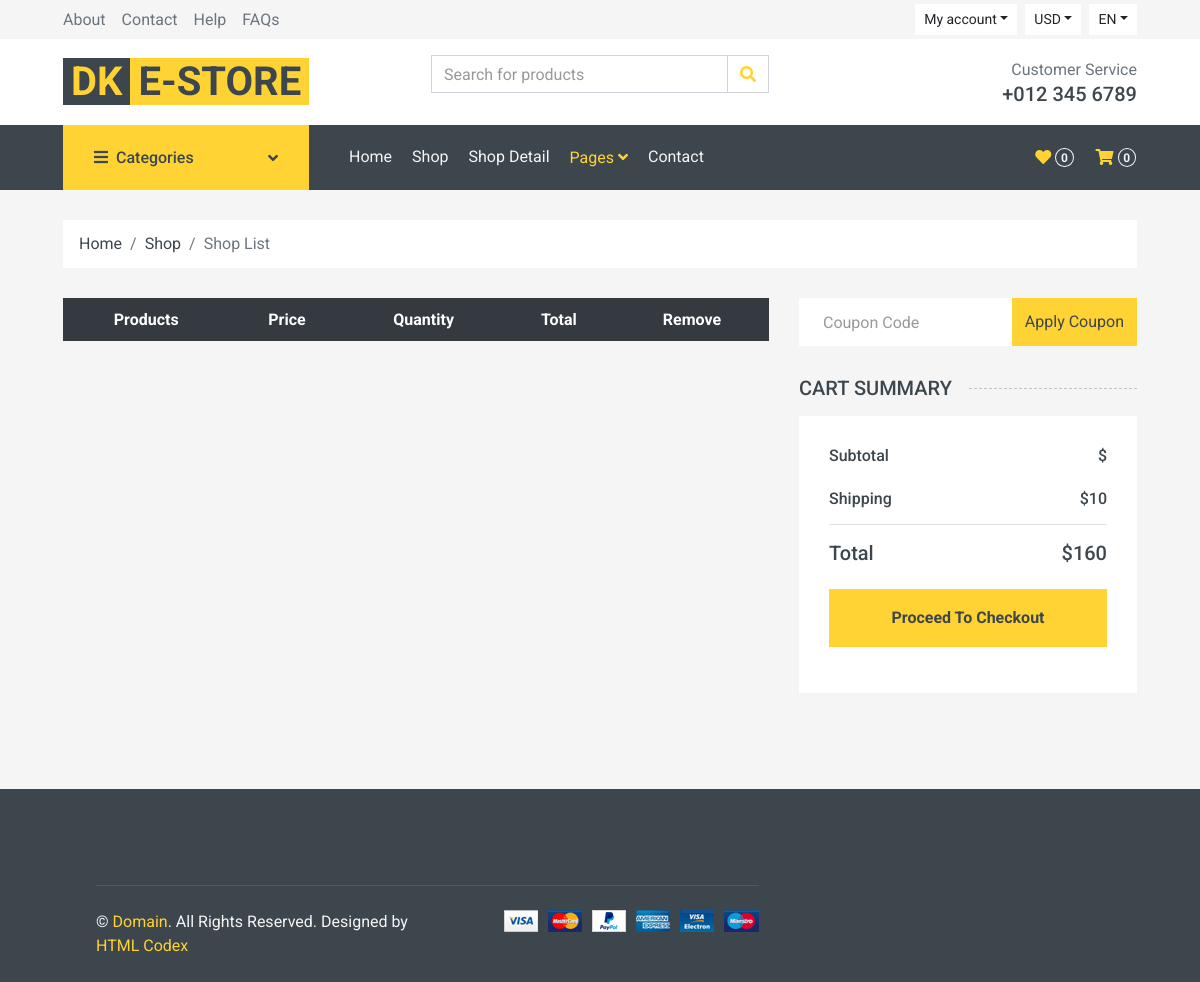
/logged/cart/lt/1/, run on an earlier commit of the app's database.
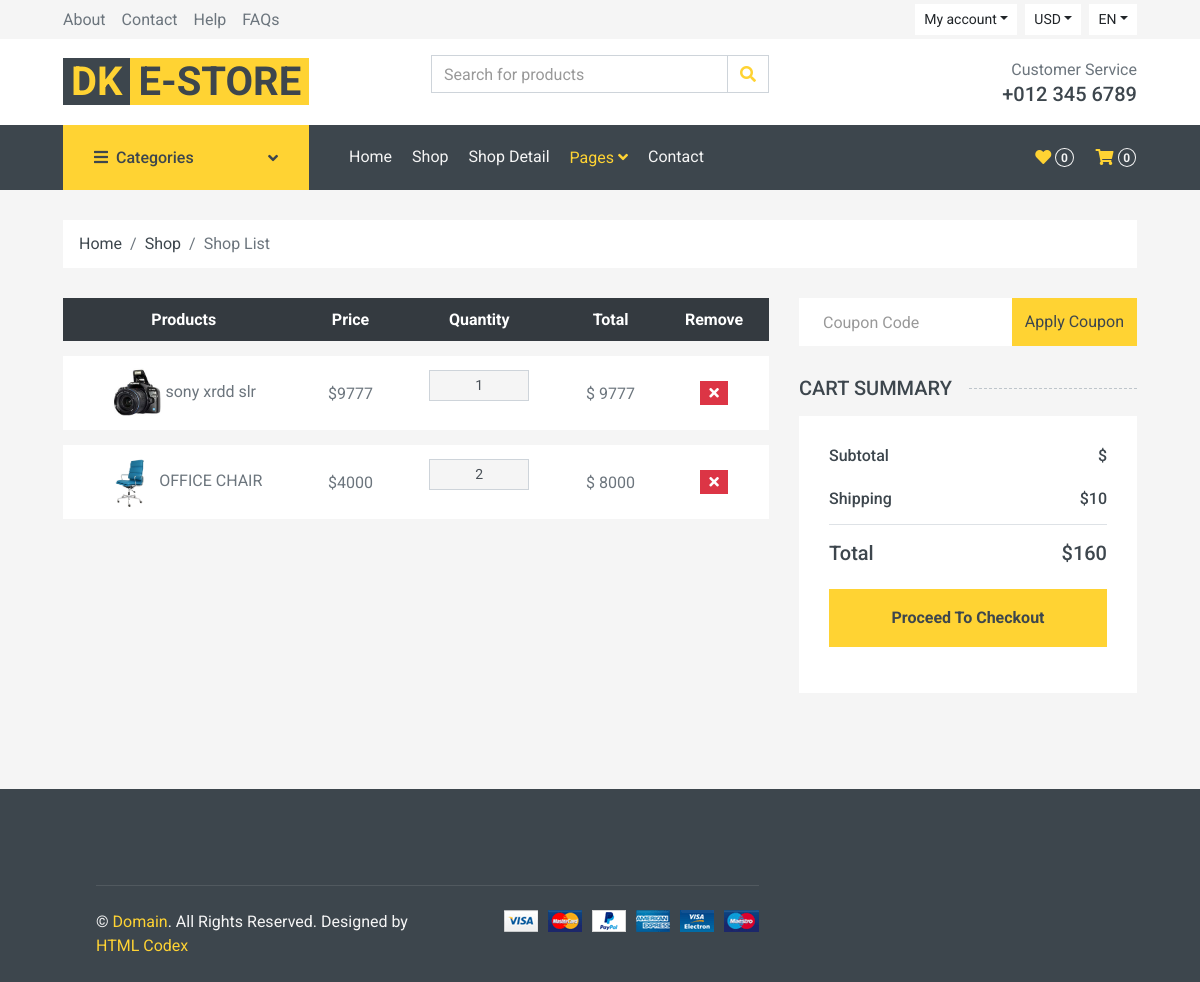
And on a later commit of the database.
### cart/models.py (models this page shows)
class cart(models.Model):
    pro_name = models.CharField(max_length=150)
    pro_desc = models.TextField()
    pro_cate = models.ForeignKey(mok.category, on_delete=models.CASCADE, null=True)
    pro_img = models.ImageField(upload_to='leatest_products', null=True)
    pro_sizes = models.IntegerField(null=True)
    pro_colors = models.CharField(max_length=150,null=True)
    pro_price = models.IntegerField(null=True)
    pro_stock = models.IntegerField(null=True)
    person_id = models.CharField(null=True,max_length=150)
    count = models.IntegerField(null=True,default=1)
    pro_type = models.CharField(max_length=50 ,null=True)

### cart/views.py (the view)
# urls.py: path('<str:uname>/<int:pro_price>/', views.after_count, name="after_name")
def after_count(request, uname, pro_price):
    items = user.cart.objects.filter(person_id=uname)
    if request.method == 'POST':
        ct = request.POST['count']
        aa = user.cart.objects.get(pro_price=pro_price)
        aa.count = ct
        aa.save()
    return render(request, 'cart.html',{'uname':uname, 'pr':items})

### templates/cart.html (shortened to what the changed rows need)
{% extends 'base.html' %}
{% load static %}
{% load mathfilters %}
{% block cart %}
    <div class="container-fluid">
        <div class="row px-xl-5">
            <div class="col-lg-8 table-responsive mb-5">
                <table class="table table-light table-borderless table-hover text-center mb-0">
                    <thead class="thead-dark">
                        <tr>
                            <th>Products</th>
                            <th>Price</th>
                            <th>Quantity</th>
                            <th>Total</th>
                            <th>Remove</th>
                        </tr>
                    </thead>
                    <tbody class="align-middle">
                        {% for i in pr %}
                        <tr>
                            <td class="align-middle"><img src="{{i.pro_img.url}}" alt="" style="width: 50px;"> {{i.pro_name}}</td>
                            <td class="align-middle">${{i.pro_price}}</td>
                            <td class="align-middle">
                                <div class="input-group quantity mx-auto" style="width: 100px;">
                                    <div class="input-group-field">
                                        <form action="/logged/cart/{{uname}}/{{i.pro_price}}/" method="POST">
                                            <input type="text" name="count" class="form-control form-control-sm bg-secondary border-2 text-center" value="{{i.count}}">
                                        </form>
                                    </div>
                                </div>
                            </td>
                                <td class="align-middle">$ {{i.count|mul:i.pro_price}}</td>
                            <td class="align-middle">
                            <a href="/logged/cart/{{i.id}}/{{uname}}">
                                <button class="btn btn-sm btn-danger">
                                    <i class="fa fa-times"></i>
                                </button>
                            </a>
                            </td>
                        </tr>
                        {% endfor %}
                    </tbody>
                </table>
            </div>
        </div>
    </div>
{% endblock cart %}

What changed in the data, as far as the page shows it:
added cart: pro_img (picture), pro_name "sony xrdd slr", pro_price "9777", count "1", count|mul "9777"
added cart: pro_img (picture), pro_name "OFFICE CHAIR", pro_price "4000", count "2", count|mul "8000"
